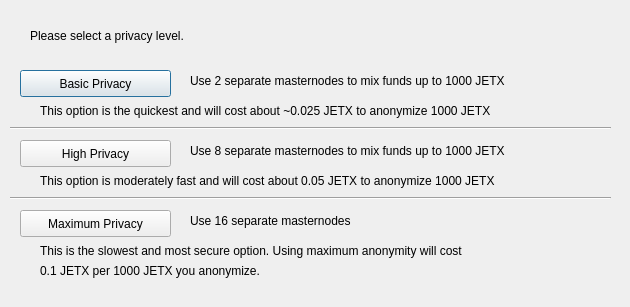
<?xml version="1.0" encoding="UTF-8"?>
<ui version="4.0">
 <class>DarksendConfig</class>
 <widget class="QDialog" name="DarksendConfig">
  <property name="geometry">
   <rect>
    <x>0</x>
    <y>0</y>
    <width>630</width>
    <height>307</height>
   </rect>
  </property>
  <property name="windowTitle">
   <string>Configure Darksend</string>
  </property>
  <widget class="QPushButton" name="buttonBasic">
   <property name="geometry">
    <rect>
     <x>20</x>
     <y>70</y>
     <width>151</width>
     <height>27</height>
    </rect>
   </property>
   <property name="text">
    <string>Basic Privacy</string>
   </property>
  </widget>
  <widget class="QPushButton" name="buttonHigh">
   <property name="geometry">
    <rect>
     <x>20</x>
     <y>140</y>
     <width>151</width>
     <height>27</height>
    </rect>
   </property>
   <property name="text">
    <string>High Privacy</string>
   </property>
  </widget>
  <widget class="QPushButton" name="buttonMax">
   <property name="geometry">
    <rect>
     <x>20</x>
     <y>210</y>
     <width>151</width>
     <height>27</height>
    </rect>
   </property>
   <property name="text">
    <string>Maximum Privacy</string>
   </property>
  </widget>
  <widget class="QLabel" name="label">
   <property name="geometry">
    <rect>
     <x>30</x>
     <y>20</y>
     <width>571</width>
     <height>31</height>
    </rect>
   </property>
   <property name="text">
    <string>Please select a privacy level.</string>
   </property>
  </widget>
  <widget class="QLabel" name="label_2">
   <property name="geometry">
    <rect>
     <x>190</x>
     <y>70</y>
     <width>421</width>
     <height>21</height>
    </rect>
   </property>
   <property name="text">
    <string>Use 2 separate masternodes to mix funds up to 1000 JETX</string>
   </property>
  </widget>
  <widget class="QLabel" name="label_3">
   <property name="geometry">
    <rect>
     <x>190</x>
     <y>140</y>
     <width>411</width>
     <height>21</height>
    </rect>
   </property>
   <property name="text">
    <string>Use 8 separate masternodes to mix funds up to 1000 JETX</string>
   </property>
  </widget>
  <widget class="QLabel" name="label_4">
   <property name="geometry">
    <rect>
     <x>190</x>
     <y>210</y>
     <width>421</width>
     <height>21</height>
    </rect>
   </property>
   <property name="text">
    <string>Use 16 separate masternodes</string>
   </property>
  </widget>
  <widget class="QLabel" name="label_6">
   <property name="geometry">
    <rect>
     <x>40</x>
     <y>100</y>
     <width>561</width>
     <height>21</height>
    </rect>
   </property>
   <property name="text">
    <string>This option is the quickest and will cost about ~0.025 JETX to anonymize 1000 JETX</string>
   </property>
  </widget>
  <widget class="QLabel" name="label_7">
   <property name="geometry">
    <rect>
     <x>40</x>
     <y>170</y>
     <width>561</width>
     <height>21</height>
    </rect>
   </property>
   <property name="text">
    <string>This option is moderately fast and will cost about 0.05 JETX to anonymize 1000 JETX</string>
   </property>
  </widget>
  <widget class="QLabel" name="label_8">
   <property name="geometry">
    <rect>
     <x>40</x>
     <y>240</y>
     <width>561</width>
     <height>21</height>
    </rect>
   </property>
   <property name="text">
    <string>This is the slowest and most secure option. Using maximum anonymity will cost</string>
   </property>
  </widget>
  <widget class="QLabel" name="label_9">
   <property name="geometry">
    <rect>
     <x>40</x>
     <y>260</y>
     <width>561</width>
     <height>21</height>
    </rect>
   </property>
   <property name="text">
    <string>0.1 JETX per 1000 JETX you anonymize.</string>
   </property>
  </widget>
  <widget class="Line" name="line">
   <property name="geometry">
    <rect>
     <x>10</x>
     <y>120</y>
     <width>601</width>
     <height>16</height>
    </rect>
   </property>
   <property name="orientation">
    <enum>Qt::Horizontal</enum>
   </property>
  </widget>
  <widget class="Line" name="line_2">
   <property name="geometry">
    <rect>
     <x>10</x>
     <y>190</y>
     <width>601</width>
     <height>16</height>
    </rect>
   </property>
   <property name="orientation">
    <enum>Qt::Horizontal</enum>
   </property>
  </widget>
 </widget>
 <resources/>
 <connections/>
</ui>
